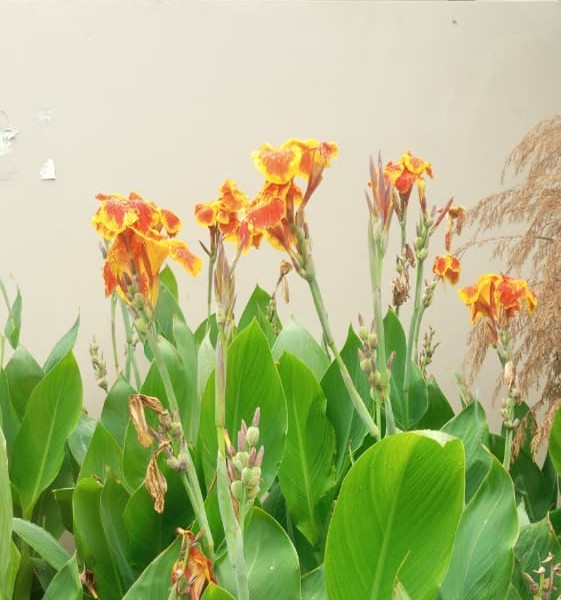
#> input picture flower a1 copy.jpeg, 561 x 600 px
$ jupyter execute --allow-errors 'Feature Detection and Matching.ipynb'
#> lines starting #> are read from the running program, lines starting #| are printed output that depends on the picture
[cell 1]
import cv2
import matplotlib.pyplot as plt
import numpy as np

[cell 2]
img1 = cv2.imread("flower a1 copy.jpeg", cv2.IMREAD_GRAYSCALE)
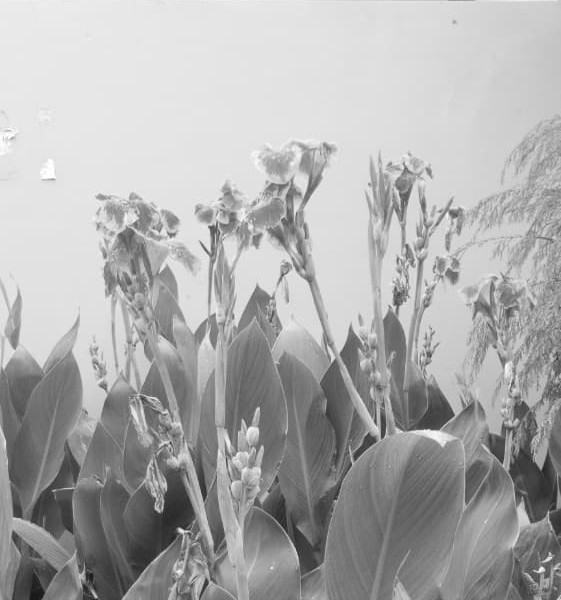
#> img1: shape (600, 561); min 18, max 255, mean 173.1
img2 = cv2.imread("flower a2.jpeg", cv2.IMREAD_GRAYSCALE)
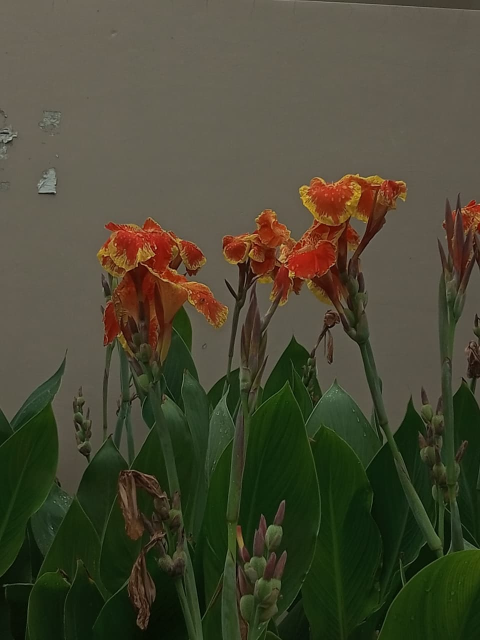
#> input picture flower a2.jpeg, 960 x 1280 px (shown at 1/2 size)
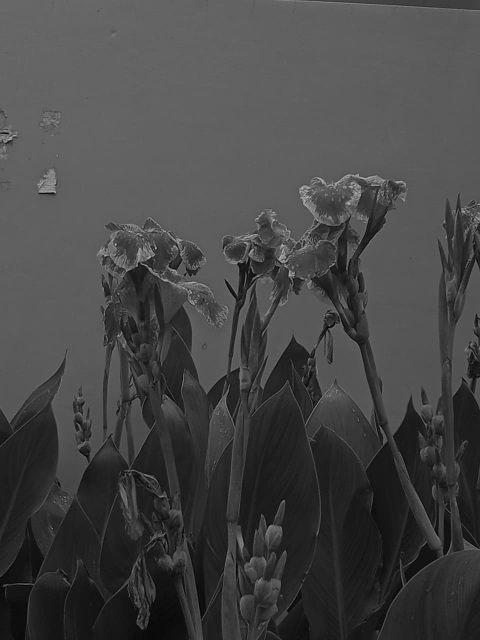
#> img2: shape (1280, 960) (shown at 1/2 size); min 0, max 204, mean 69.5

img2 = cv2.resize(img2, (700, 900))
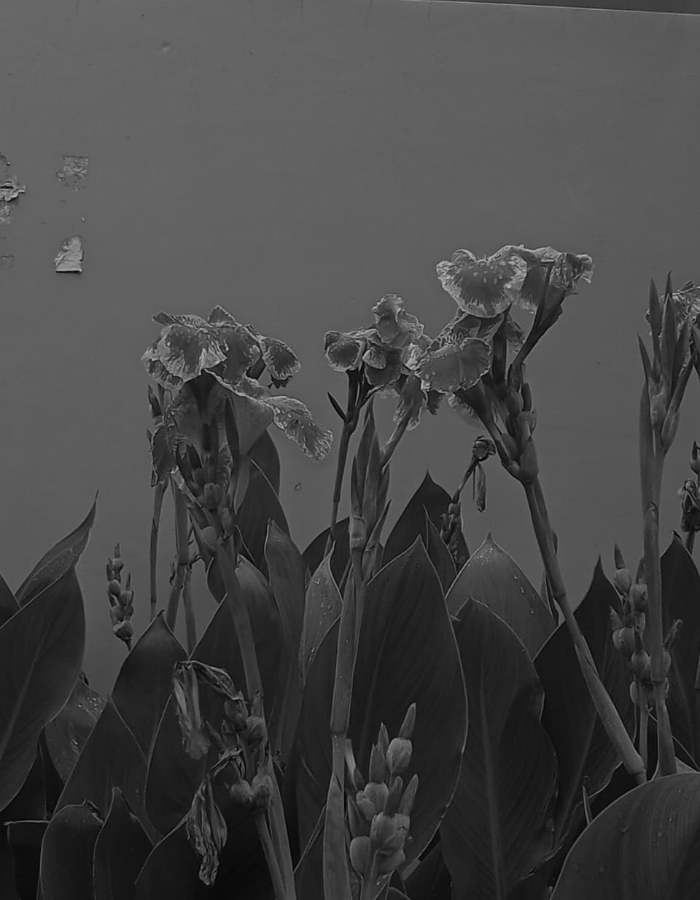
#> img2: shape (900, 700); min 1, max 190, mean 69.5

plt.subplot(1, 2, 1)
plt.imshow(img1, cmap = 'gray')
plt.subplot(1, 2, 2)
plt.imshow(img2, cmap = 'gray')

[cell 3]
orb = cv2.ORB_create(nfeatures = 1000)

[cell 4]
kp1, des1 = orb.detectAndCompute(img1, None)
#> kp1 = 1000 keypoints; strongest (x, y, size): (179, 529, 31), (180, 530, 44.6), (180, 529, 53.6), (209, 227, 31)
kp2, des2 = orb.detectAndCompute(img2, None)
#> kp2 = 1000 keypoints; strongest (x, y, size): (227, 349, 31), (407, 365, 31), (417, 369, 31), (411, 344, 31)

[cell 5]
bf = cv2.BFMatcher(cv2.NORM_HAMMING, crossCheck = True)

[cell 6]
matches = bf.match(des1, des2)
#> matches = 285 matches

[cell 7]
matches = sorted(matches, key = lambda x : x.distance)

[cell 8]
result_img = cv2.drawMatches(
    img1, kp1,
    img2, kp2,
    matches[:30], None,
    flags = cv2.DrawMatchesFlags_NOT_DRAW_SINGLE_POINTS
)
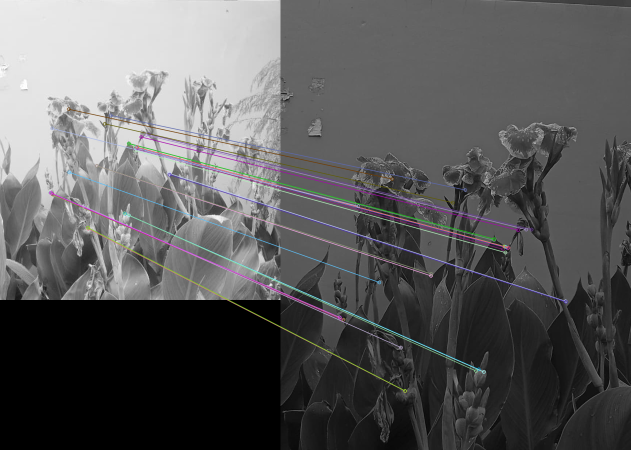
#> result_img: shape (900, 1261, 3) (shown at 1/2 size); mean of channels 0, 1, 2 90.9, 90.4, 90.6; drawn as B, G, R

[cell 9]
cv2.imshow("ORB Feature Matches", result_img)
cv2.waitKey(0)
cv2.destroyAllWindows()

[cell 10]
plt.imshow(result_img)

[cell 11]
import cv2
import numpy as np

# Step 1: Load the query template image (e.g., book cover)
query_img = cv2.imread("linked profile.jpg", cv2.IMREAD_GRAYSCALE)
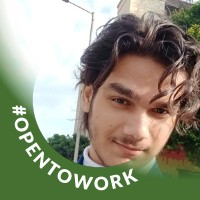
#> input picture linked profile.jpg, 200 x 200 px
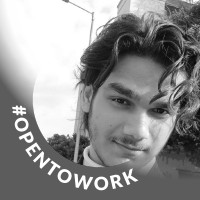
#> query_img: shape (200, 200); min 5, max 255, mean 142.3
if query_img is None:
    print("Error: Could not load template.jpg!")
    exit()

# Initialize ORB detector and compute template keypoints
orb = cv2.ORB_create(nfeatures=1000)
kp_query, des_query = orb.detectAndCompute(query_img, None)
#> kp_query = 521 keypoints; strongest (x, y, size): (32, 139, 31), (52, 165, 31), (56, 168, 31), (31, 151, 31)

# Get dimensions of template image
h_q, w_q = query_img.shape
#> h_q = 200; w_q = 200
query_pts = np.float32([[0, 0], [0, h_q], [w_q, h_q], [w_q, 0]]).reshape(-1, 1, 2)
#> query_pts = [[0, 0], [0, 200], [200, 200], [200, 0]]

# Initialize Matcher
bf = cv2.BFMatcher(cv2.NORM_HAMMING, crossCheck=True)

# Start Webcam
cap = cv2.VideoCapture(0)

while True:
    ret, frame = cap.read()
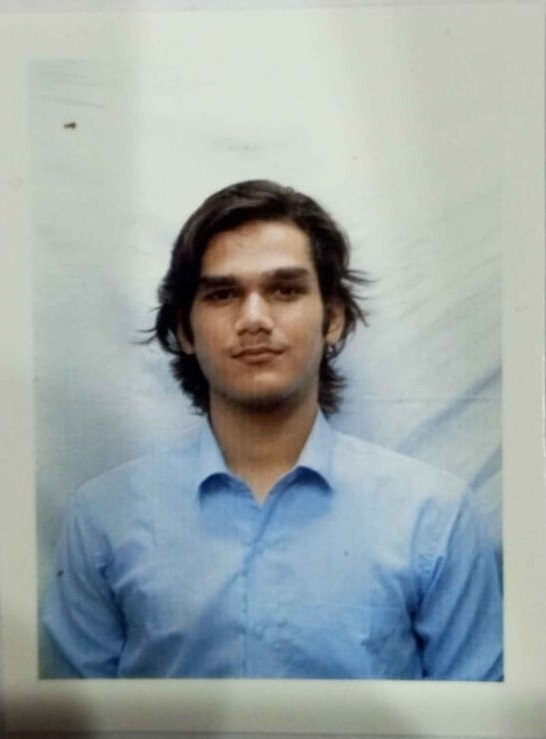
#> input picture college photo.jpg, 546 x 739 px, given in place of the camera
#> frame is the input picture: shape (739, 546, 3); mean B, G, R 167.5, 167.9, 157.9
    if not ret:
        break

    frame_gray = cv2.cvtColor(frame, cv2.COLOR_BGR2GRAY)
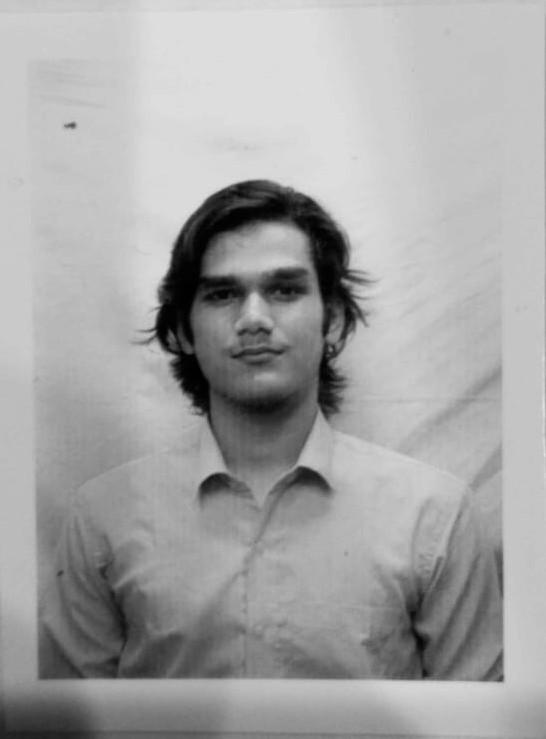
#> frame_gray: shape (739, 546); min 0, max 226, mean 164.8

    # Detect keypoints and descriptors in live webcam frame
    kp_frame, des_frame = orb.detectAndCompute(frame_gray, None)
#> kp_frame = 871 keypoints; strongest (x, y, size): (154, 333, 111.1), (169, 356, 77.1), (170, 357, 64.3), (170, 355, 92.6)

    if des_frame is not None and len(des_frame) > 10:
        # Match descriptors between template and webcam frame
        matches = bf.match(des_query, des_frame)
#> matches = 142 matches
        matches = sorted(matches, key=lambda x: x.distance)

        # Select good matches (top 15% or at least 15 points)
        good_matches = matches[:min(30, len(matches))]
#> good_matches = 30 matches

        if len(good_matches) >= 10:
            # Extract coordinates of matched keypoints in both images
            src_pts = np.float32([kp_query[m.queryIdx].pt for m in good_matches]).reshape(-1, 1, 2)
#> src_pts = 30 rows, first 8: [86.4, 87.84], [86.4, 81.22], [86.4, 83.52], [87.6, 96], [90, 97.2], [89.16, 85.02], [87, 111], [132, 103.2]
            dst_pts = np.float32([kp_frame[m.trainIdx].pt for m in good_matches]).reshape(-1, 1, 2)
#> dst_pts = 30 rows, first 8: [202.8, 410.4], [198.7, 409.5], [198.7, 409], [197, 408.5], [206, 413], [207.4, 407.8], [194.1, 355.3], [240.2, 292]

            # Compute Homography matrix using RANSAC to reject outliers
            M, mask = cv2.findHomography(src_pts, dst_pts, cv2.RANSAC, 5.0)
#> M = [[-1.39, 4.21, -3.55], [-7.39, 8.07, 428.1], [-0.0146, 0.0167, 1]]; mask = 30 values, max 1 at index 0, min 0 at index 3, mean 0.3

            if M is not None:
                # Perspective transform the query corners to find target corners in the live frame
                dst_corners = cv2.perspectiveTransform(query_pts, M)
#> dst_corners = [[-3.55, 428.1], [193.1, 470.7], [395.1, 398.2], [146.7, 546.3]]

                # Draw green bounding box around detected target object
                frame = cv2.polylines(frame, [np.int32(dst_corners)], True, (0, 255, 0), 3)
                cv2.putText(frame, "Object Detected!", (20, 40),
                            cv2.FONT_HERSHEY_SIMPLEX, 1, (0, 255, 0), 2)
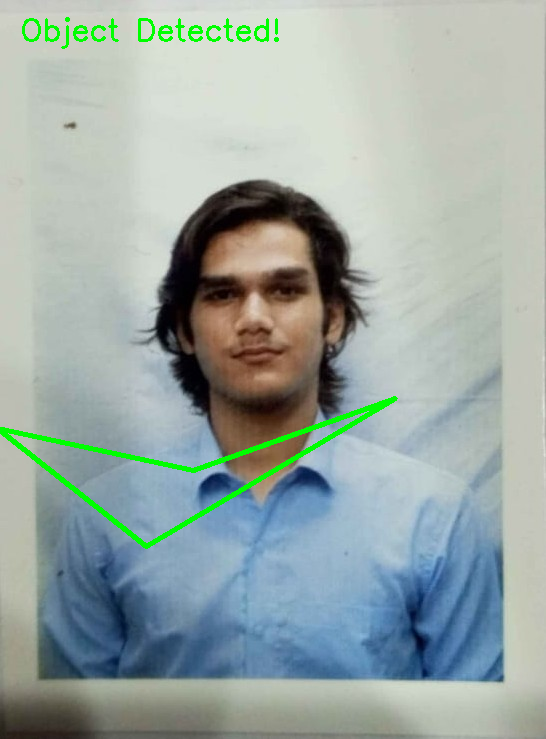
#> frame: shape (739, 546, 3); mean B, G, R 164.7, 169.1, 155.3

    cv2.imshow("Real-Time Feature Tracking & Homography", frame)

    if cv2.waitKey(1) & 0xFF == ord('q'):
#> (key q is pressed here)
        break

cap.release()
cv2.destroyAllWindows()

[cell 12]
flower = cv2.imread("flower a3.jpeg", cv2.IMREAD_GRAYSCALE)

orb = cv2.ORB_create()
keypoints = orb.detect(flower, None)
#> keypoints = ()
keypoints,_ = orb.compute(flower, keypoints)
#> (the rest of this cell did not finish here and is left out)
